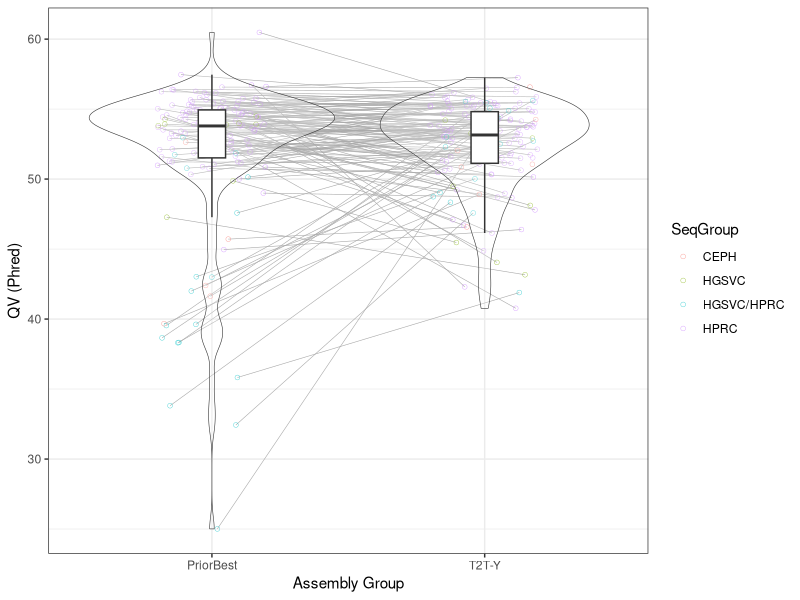
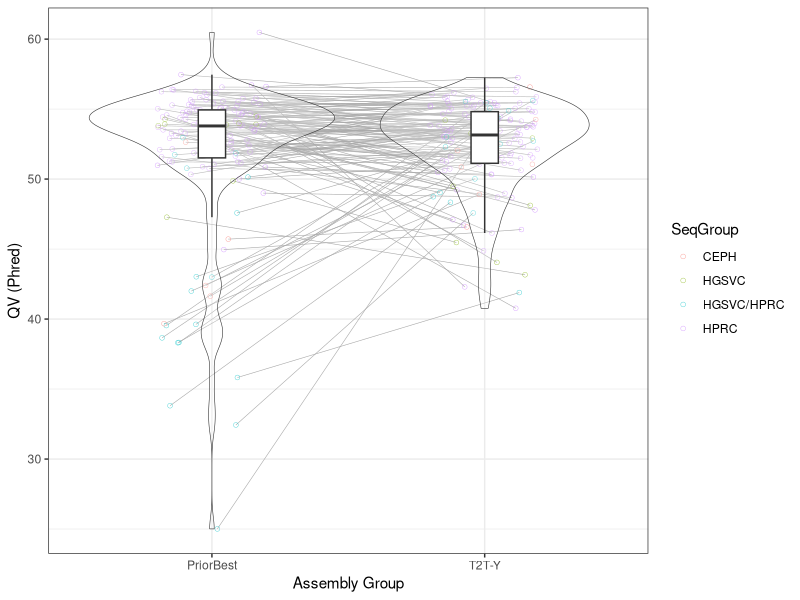
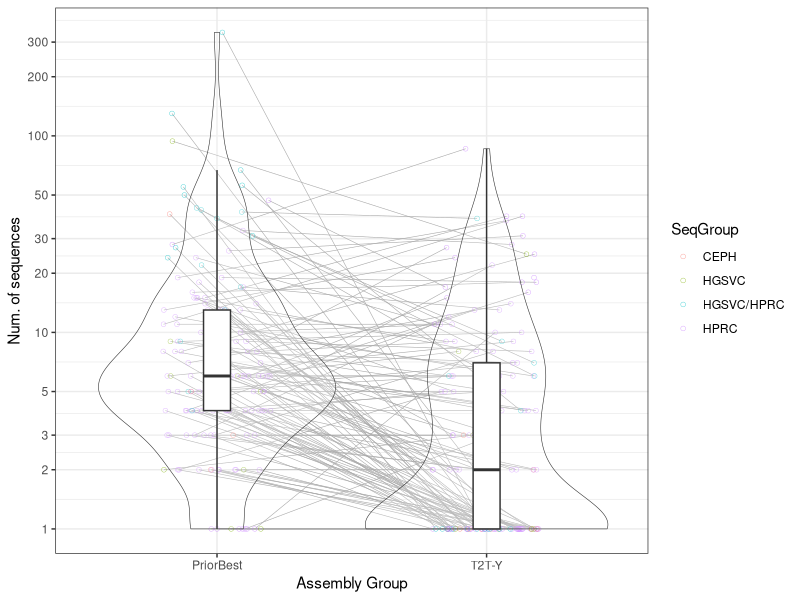
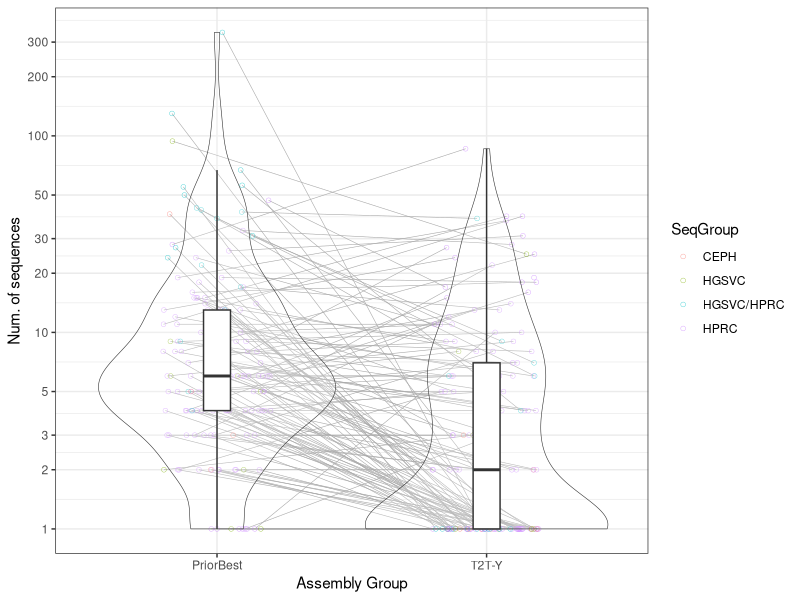
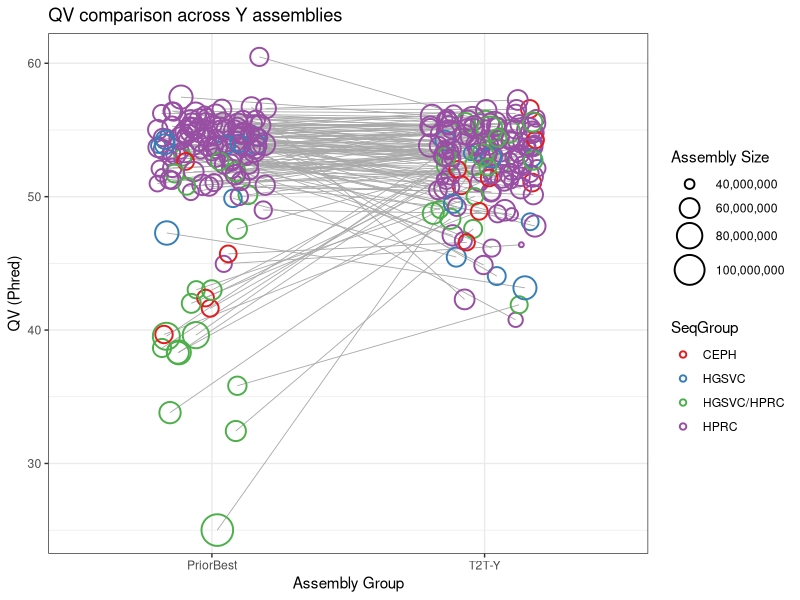
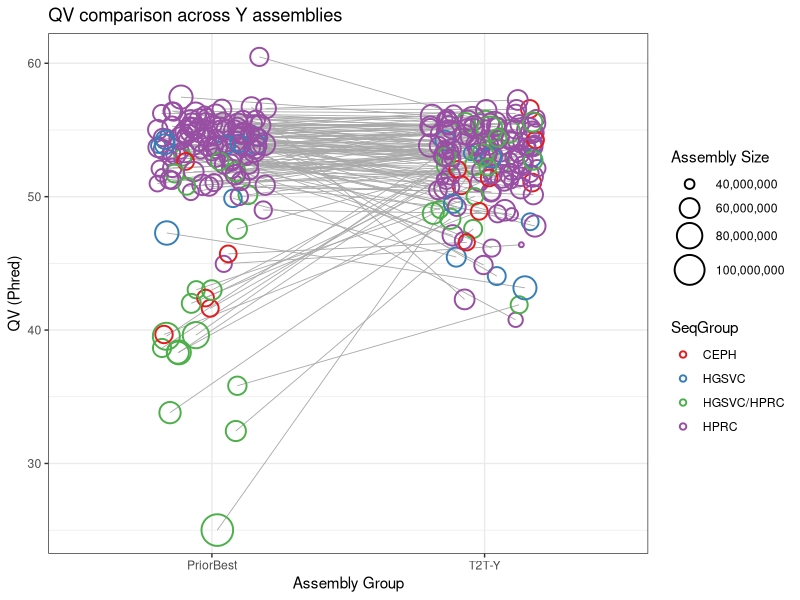
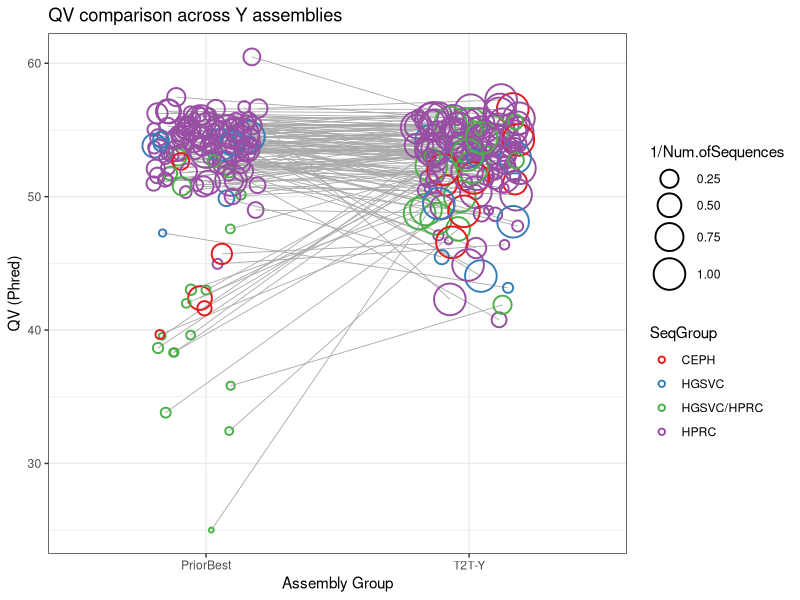
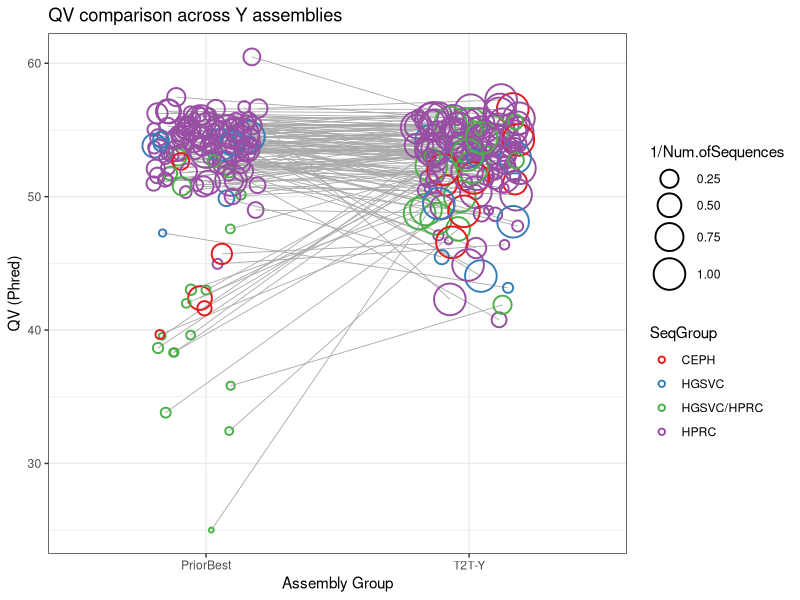

The R source for these figures, in order:
#!/bin/Rscript

library(ggplot2)
library(data.table)
library("scales")

# Read input data
# Sample AsmGroup QV NumSequences TotalSize SeqGroup
# data <- fread("qv_plot_input.tsv", header=T, sep="\t")
data <- fread("qv_plot_input_fix_seqgroup.tsv", header=T, sep="\t")
data$AsmGroup <- factor(data$AsmGroup, levels = c("PriorBest", "T2T-Y"))
df_sorted <- data[order(data$Sample, data$AsmGroup), ]

# Jitter position for better visualization
jitter_pos <- position_jitter(seed = 42, width = 0.2, height = 0)

# Plot violin plots for QV on the Y axis and AsmGroup on the X axis; points colored by SeqGroup and line connecting same Samples
p <- ggplot(df_sorted, aes(x=AsmGroup, y = QV)) +
  theme_bw() +
  geom_line(aes(x=AsmGroup, y = QV, group = Sample), position = jitter_pos, linewidth = 0.2, color = "darkgray") +
  geom_point(aes(color = SeqGroup), position = jitter_pos, shape=21, stroke = 0.2, alpha = 0.8) +
  geom_violin(alpha=0.2, linewidth=0.2) +
  geom_boxplot(width=0.1, position=position_dodge(0.9), outlier.shape = NA) +
  scale_y_continuous(labels=comma) +
  labs(
     x="Assembly Group",
     y="QV (Phred)")

ggsave("qv_violin_plot.png", plot=p, width=3, height=3)
ggsave("qv_violin_plot.pdf", plot=p, width=3, height=3)

# Plot violin plots for num. sequences on the Y axis and AsmGroup on the X axis; points colored by SeqGroup and line connecting same Samples
# Invert the Y axis for better visualization
p <- ggplot(df_sorted, aes(x=AsmGroup, y = NumSequences)) +
  theme_bw() +
  geom_line(aes(x=AsmGroup, y = NumSequences, group = Sample), position = jitter_pos, linewidth = 0.2, color = "darkgray") +
  geom_point(aes(color = SeqGroup), position = jitter_pos, shape=21, stroke = 0.2, alpha = 0.8) +
  geom_violin(alpha=0.2, linewidth=0.2) +
  geom_boxplot(width=0.1, position=position_dodge(0.9), outlier.shape = NA) +
  scale_y_continuous(labels=comma, trans = "log10", breaks = scales::log_breaks(n = 12)) +
  labs(
     x="Assembly Group",
     y="Num. of sequences")
ggsave("numseq_violin_plot.png", plot=p, width=3, height=3)
ggsave("numseq_violin_plot.pdf", plot=p, width=3, height=3)

# Plot QV comparison across Y assemblies, colored by SeqGroup and sized by TotalSize
p <- ggplot(df_sorted, aes(x=AsmGroup, y = QV, group = Sample, color = SeqGroup)) +
  theme_bw() +
  geom_line(position = jitter_pos, linewidth = 0.3, color = "darkgray") +
  geom_point(position = jitter_pos, shape=21, aes(size = TotalSize), stroke = 1) +
  scale_size_continuous(labels=comma, range = c(1, 10), name = "Assembly Size") +
  scale_color_brewer(palette = "Set1") +
  scale_fill_brewer(palette = "Set1") + 
  labs(title="QV comparison across Y assemblies",
	   x="Assembly Group",
	   y="QV (Phred)")

ggsave("qv_plot_by_asmsize.png", plot=p, width=8, height=6)
ggsave("qv_plot_by_asmsize.pdf", plot=p, width=8, height=6)

# Plot QV comparison across Y assemblies, colored by SeqGroup and sized by 1/NumSequences
p <- ggplot(df_sorted, aes(x=AsmGroup, y = QV, group = Sample, color = SeqGroup)) +
  theme_bw() +
  geom_line(position = jitter_pos, linewidth = 0.3, color = "darkgray") +
  geom_point(position = jitter_pos, shape=21, aes(size = 1/NumSequences), stroke = 1) +
  scale_size_continuous(labels=comma, range = c(1, 10), name = "1/Num.ofSequences") +
  scale_color_brewer(palette = "Set1") +
  scale_fill_brewer(palette = "Set1") + 
  labs(title="QV comparison across Y assemblies",
	   x="Assembly Group",
	   y="QV (Phred)")

ggsave("qv_plot_by_numseq.png", plot=p, width=8, height=6)
ggsave("qv_plot_by_numseq.pdf", plot=p, width=8, height=6)

# Plot NumSequences across Y assemblies, colored by SeqGroup and sized by QV
p <- ggplot(df_sorted, aes(x=AsmGroup, y = NumSequences, group = Sample, color = SeqGroup)) +
  theme_bw() +
  geom_line(position = jitter_pos, linewidth = 0.3, color = "darkgray") +
  geom_point(position = jitter_pos, shape=21, aes(size = QV), stroke = 1) +
  scale_size_continuous(labels=comma, range = c(1, 10), name = "QV (Phred)") +
  scale_color_brewer(palette = "Set1") +
  scale_fill_brewer(palette = "Set1") + 
  labs(title="Num. of sequences across Y assemblies",
     x="Assembly Group",
     y="Num. of sequences")

ggsave("numseq_plot_by_qv.png", plot=p, width=8, height=6)
ggsave("numseq_plot_by_qv.pdf", plot=p, width=8, height=6)

# summary(data, digits = 3)
# Summary by group
summary(data[data$AsmGroup=="PriorBest", ], digits = 3)
summary(data[data$AsmGroup=="T2T-Y", ], digits = 3)

# Plot PriorBest vs T2T-Y QV comparison
data= fread("qv_plot_by_asmset_input_fixseqgroup.tsv", header=T, sep="\t")
p <- ggplot(data, aes(x=PriorBestYQV, y = CuratedYQV, color = SeqGroup)) +
  theme_bw() +
  geom_abline(slope=1, intercept=0, linetype="dashed", color = "darkgray") +
  geom_point(shape=21, stroke = 1, alpha = 0.8, aes(size = CuratedYSize)) +
  scale_x_continuous(labels=comma, limits = c(20, 65)) +
  scale_y_continuous(labels=comma, limits = c(20, 65)) +
  scale_size_continuous(labels=comma, range = c(3, 7), name = "T2T-Y Size") +
  # scale_color_brewer(palette = "Set1") +
  # scale_fill_brewer(palette = "Set1") + 
  labs(title="QV comparison: PriorBestY vs T2T-Y",
     x="Prior Best Y QV (Phred)",
     y="T2T-Y QV (Phred)")

ggsave("qv_plot_by_asmgroup.png", plot=p, width=8, height=6)
